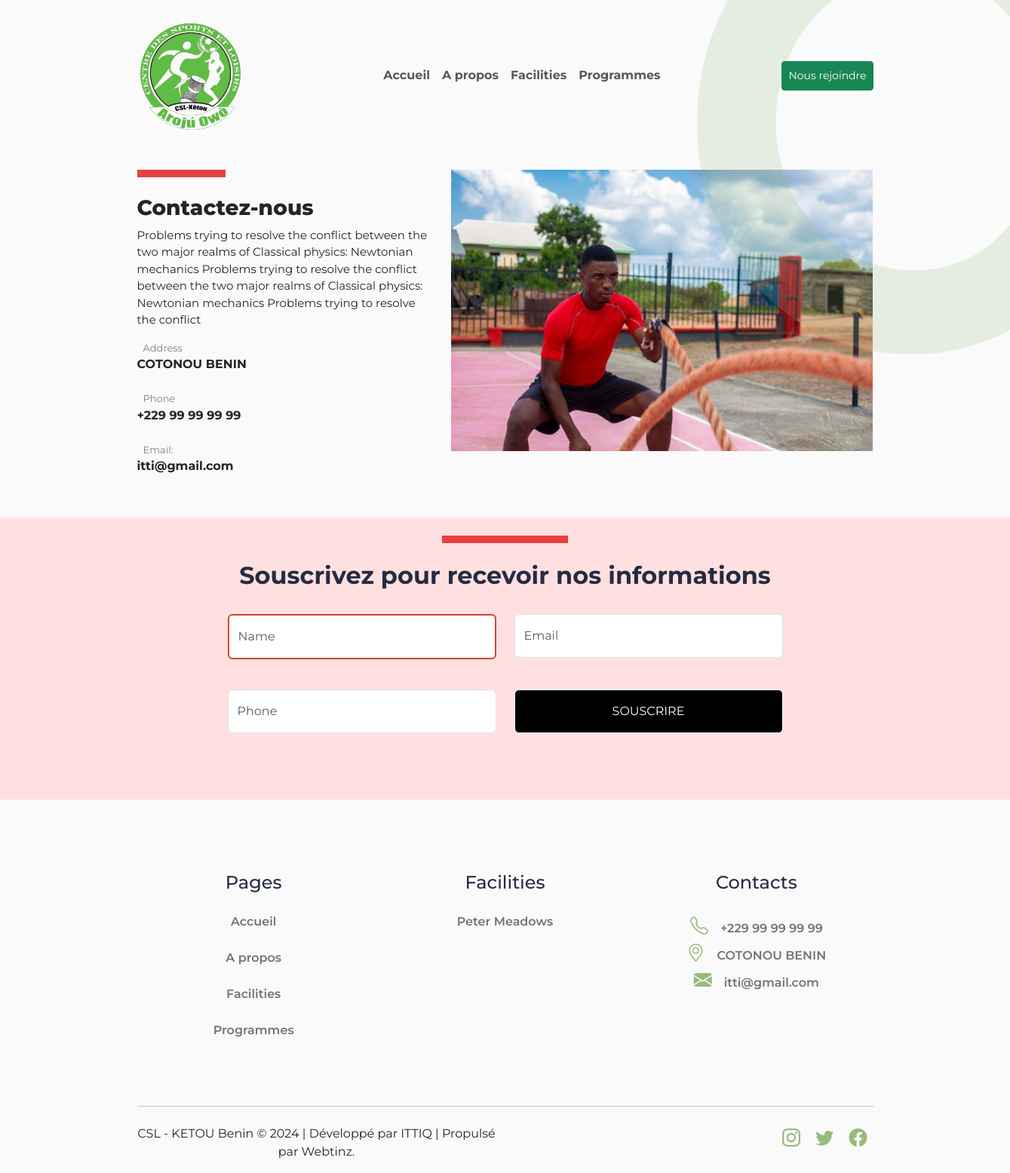
The page /contact.php on the database its author committed.
### tables this page shows
CREATE TABLE `content_text_management` (
  `id` bigint(20) NOT NULL,
  `name` varchar(255) NOT NULL,
  `content_fr` text DEFAULT NULL,
  `content_en` text DEFAULT NULL
);

CREATE TABLE `content_image_management` (
  `id` bigint(20) NOT NULL,
  `name` varchar(255) NOT NULL,
  `path` text NOT NULL,
  `type` text NOT NULL
);

CREATE TABLE `activities` (
  `id` int(11) NOT NULL,
  `name` varchar(255) NOT NULL,
  `description` text NOT NULL,
  `little_title` varchar(255) NOT NULL,
  `image` varchar(255) NOT NULL,
  `created_at` timestamp NOT NULL DEFAULT current_timestamp(),
  `updated_at` timestamp NOT NULL DEFAULT current_timestamp() ON UPDATE current_timestamp()
);

### contact.php (the view, shortened to what this page needs)
<!DOCTYPE html>
<html lang="en">
<head>
    <?php
        include('./includes/head.php') ;
    ?>
    <link rel="stylesheet" href="./contact.css">
    <link rel="stylesheet" href="./index.css">
    <link rel="stylesheet" href="https://unpkg.com/aos@next/dist/aos.css" />
</head>
<body>
    <?php
        include('./includes/header.php') ;
    ?>
    <br>
    <section class="container-lg">
        <div class="row">
            <div class="col-12 col-md-5 mb-3 order-2 order-md-1 align-self-center">
                <span style="display: block; width: 30%; border: 5px solid #E74040;"></span>
                <br>
                <h3 style="font-weight: 800;"><?= $bddContentTexts['contactez_nous_titre']['content_fr'] ?? "Contactez-nous" ?> </h3>
                <p class="mt-2" style="font-size: 15px;">
                    <?= $bddContentTexts['contactez_nous_description']['content_fr'] ?? "Problems trying to resolve the conflict between
                    the two major realms of Classical physics:
                    <br>
                    Newtonian mechanics Problems trying to resolve the conflict between
                    the two major realms of Classical physics:
                    <br>
                    Newtonian mechanics Problems trying to resolve the conflict" ?>
                </p>
                <div class="d-flex flex-column mt-2">
                    <p class="ms-2" style="font-size: 13px; color: #808080;"><?= $bddContentTexts['adresse_titre']['content_fr'] ?? "Address" ?></p>
                    <p style="margin-top: -1rem;"><strong><?= $bddContentTexts['adresse_description']['content_fr'] ?? "COTONOU BENIN" ?></strong></p>
                </div>
                <div class="d-flex flex-column mt-2">
                    <p class="ms-2" style="font-size: 13px; color: #808080;"><?= $bddContentTexts['phone_titre']['content_fr'] ?? "Phone" ?></p>
                    <p style="margin-top: -1rem;"><strong><?= $bddContentTexts['phone_content']['content_fr'] ?? "+229 99 99 99 99" ?> </strong></p>
                </div>
                <div class="d-flex flex-column mt-2">
                    <p class="ms-2" style="font-size: 13px; color: #808080;"><?= $bddContentTexts['email_titre']['content_fr'] ?? "Email" ?>:</p>
                    <p style="margin-top: -1rem;"><strong><?= $bddContentTexts['email_description']['content_fr'] ?? "itti@gmail.com" ?></strong></p>
                </div>
            </div>
            <div class="col-12 col-md-7 mb-3 order-1 order-md-2 ">
                <div class="flex-fill">
                    <img src="image/<?= $bddContentImages['contact_banner_image']['path'] ?? "[freepicdownloader.com]-men-with-battle-rope-battle-ropes-exercise-fitness-gym-crossfit-concept-gym-sport-rope-training-athlete-workout-normal.jpg" ?>" alt="" class="img-fluid w-100">
                </div>
            </div>
        </div>
    </section>
    <br>
    <section class="container-fluid p-4" style="background: #FFE0E0;">
        <div class="container">
            <div class="d-flex justify-content-center">
                <span style="display: block; width: 15%; border: 5px solid #E74040;"></span>
            </div>
            <br>
            <h2 class="text-center" style="color: #252B42; font-weight: 700;"><?= $bddContentTexts['soupscription_titre']['content_fr'] ?? "Souscrivez pour recevoir <br> nos informations" ?></h2>
            <br>
            <form action="" method="post">
                <div class="row justify-content-md-center">
                    <div class="col-12 col-md-4 mb-3">
                        <input name="name" type="text" class="form-control py-3" placeholder="Name" style="border: 2px solid #CD4631;">
                    </div>
                    <div class="col-12 col-md-4 mb-3">
                        <input name="email" type="email" class="form-control py-3" id="floatingInput" placeholder="Email">
                    </div>
                </div>
                <br>
                <div class="row justify-content-md-center">
                    <div class="col-12 col-md-4 mb-3">
                        <input name="phone" type="text" class="form-control py-3" placeholder="Phone">
                    </div>
                    <div class="col-12 col-md-4 mb-3">
                        <button type="submit" class="btn btn-dark w-100 py-3" style="border: 1px solid white; background: #000000;"><?= $bddContentTexts['souscrire_a_un_event_bouton_texte']['content_fr'] ?? "SOUSCRIRE" ?></button>
                    </div>
                </div>
            </form>
        </div>
        <br><br>
    </section>
    <br><br><br>
    <?php
        include('./includes/footer.php');
    ?>
</body>
</html>

### includes/header.php (shortened to what this page needs)
<?php
    require('./config/database.php');
    $sql = "SELECT * FROM content_text_management";
    $stmt = $pdo->query($sql);
    $bddContentTexts = [];
    while ($row = $stmt->fetch(PDO::FETCH_ASSOC)) {
        $bddContentTexts[$row['name']] = $row;
    }
    $sql2 = "SELECT * FROM content_image_management";
    $stmt2 = $pdo->query($sql2);
    $bddContentImages = [];
    while ($row = $stmt2->fetch(PDO::FETCH_ASSOC)) {
        $bddContentImages[$row['name']] = $row;
    }
?>
<section class="container-fluid p-3">
        <nav class="navbar navbar-expand-lg navbar-custom sor">
            <div class="container-lg">
                <a class="navbar-brand" href="#">
                    <img src="image/image_2024_11_20T09_52_44_168Z-removebg-preview.png" alt="" class="img-fluid log">
                </a>
                <div class="collapse navbar-collapse justify-content-center" id="navbarContent">
                    <ul class="navbar-nav mb-2 mb-lg-0">
                        <li class="nav-item">
                            <a class="nav-link" style="font-weight: 700;" href="index.php">
                                <?= $bddContentTexts['nav_link_1']['content_fr'] ?? "Acceuil" ?>
                            </a>
                        </li>
                        <li class="nav-item">
                            <a class="nav-link" style="font-weight: 700;" href="index.php#section2">
                                <?= $bddContentTexts['nav_link_2']['content_fr'] ?? "A propos" ?>
                            </a>
                        </li>
                        <li class="nav-item">
                            <a class="nav-link" style="font-weight: 700;" href="facilities.php">
                                <?= $bddContentTexts['nav_link_3']['content_fr'] ?? "Facilities" ?>
                            </a>
                        </li>
                        <li class="nav-item">
                            <a class="nav-link" style="font-weight: 700;" href="index.php#section3">
                                <?= $bddContentTexts['nav_link_4']['content_fr'] ?? "Programmes" ?>
                        </a>
                        </li>
                    </ul>
                </div>
                <div class="d-none d-lg-block">
                    <div class="d-flex">
                        <button class="btn btn-success btn-sm btn-white p-2 text-white"
                            onclick="window.location.href='contact.php'">
                                <?= $bddContentTexts['nav_link_5']['content_fr'] ?? "JOIN US" ?>
                            </button>
                    </div>
                </div>
            </div>
        </nav>
    </section>

### includes/footer.php (shortened to what this page needs)
<footer class="container-fluid">
        <div class="container-lg mt-4">
            <div class="row ">
                <div class="col-12 col-md-4 mb-3 text-center">
                    <h4 style="color: #252B42; margin-bottom: 25px;">
                        <?= $bddContentTexts['footer_first_menu_title']['content_fr'] ?? "Programmes" ?>
                    </h4>
                    <a class="mt-3" href="index.php"
                        style="color: #737373; text-decoration: none; font-weight: 600; font-size: 16px;">
                            <?= $bddContentTexts['nav_link_1']['content_fr'] ?? "Accueil" ?>
                        </a>
                    <br> <br>
                    <a class="mt-3" href="index.php#section2"
                        style="color: #737373; text-decoration: none; font-weight: 600; font-size: 16px;">
                        <?= $bddContentTexts['nav_link_2']['content_fr'] ?? "A propos" ?></a>
                    <br> <br>
                    <a class="mt-3" href="facilities.php"
                        style="color: #737373; text-decoration: none; font-weight: 600; font-size: 16px;">
                        <?= $bddContentTexts['nav_link_3']['content_fr'] ?? "Facilities" ?>
                    </a><br><br>
                    <a class="mt-3" href="index.php#section3"
                        style="color: #737373; text-decoration: none; font-weight: 600; font-size: 16px;">
                        <?= $bddContentTexts['nav_link_4']['content_fr'] ?? "Programmes" ?>
                    </a>
                </div>
                <div class="col-12 col-md-4 mb-3 text-center">
                    <h4 style="color: #252B42; margin-bottom: 25px;"> <?= $bddContentTexts['footer_second_menu_title']['content_fr'] ?? "Facilities" ?></h4>
                        <?php
                            $stmt = $pdo->query("SELECT * FROM activities LIMIT 5");
                            $activities = $stmt->fetchAll(PDO::FETCH_ASSOC);
                            foreach ($activities as $activity) {
                        ?>
                            <a class="mt-3" href="#" style="color: #737373; text-decoration: none; font-weight: 600; font-size: 16px;">
                                <?= $activity['name']?>
                            </a>
                            <br> <br>
                        <?php
                            }
                                ?>
                </div>
                <div class="col-12 col-md-4 mb-3 text-center">
                    <h4 style="color: #252B42; margin-bottom: 25px;"><?= $bddContentTexts['footer_third_menu_title']['content_fr'] ?? 'Contacts' ?></h4>
                    <a class="mt-3" href="#"
                        style="color: #737373; text-decoration: none; font-weight: 600; font-size: 16px;"><i
                            class="bi bi-telephone me-3" style="color: #96BB7C;"></i><?= $bddContentTexts['phone_content']['content_fr'] ?? '+229 90 00 00 00'  ?> </a> </a>
                    <br>
                    <a class="mt-3" href="#"
                        style="color: #737373; text-decoration: none; font-weight: 600; font-size: 16px;"> <i
                            class="bi bi-geo-alt me-3" style="color: #96BB7C;"></i><?= $bddContentTexts['adresse_description']['content_fr'] ?? 'Ketou, Quartier Jack'  ?> </a>
                    <br>
                    <a class="mt-3" href="#"
                        style="color: #737373; text-decoration: none; font-weight: 600; font-size: 16px;"> <i
                            class="bi bi-envelope-fill me-3" style="color: #96BB7C;"></i><?= $bddContentTexts['email_description']['content_fr'] ?? 'cslketou@gmail.com'  ?> </a> </a>
                </div>
            </div>
            <br><br>
            <hr class="my-4">
            <div class="row text-center">
                <div class="col-md-6">
                    <p>CSL - KETOU Benin © 2024 | Développé par ITTIQ | Propulsé par Webtinz.</p>
                </div>
                <div class="col-md-6 lox">
                    <a href="#" style="color: #96BB7C;"><i class="bi bi-instagram mx-2"></i></a>
                    <a href="#" style="color: #96BB7C;"><i class="bi bi-twitter mx-2"></i></a>
                    <a href="#" style="color: #96BB7C;"><i class="bi bi-facebook mx-2"></i></a>
                </div>
            </div>
        </div>
    </footer>

### contact.css (style rules this page uses)
* { font-family: "Montserrat", sans-serif; }
body { background-color: #FAFAFA; }
.container-lg { max-width: 1000px; }
.bi { font-size: 1.5rem; }

### index.css (style rules this page uses)
* { font-family: "Montserrat", sans-serif; }
body { background-color: #FAFAFA; overflow-x: hidden; }
.sor { position: relative; z-index: 5; }
.container-lg { max-width: 1000px; }
html { scroll-behavior: smooth; }
.bi { font-size: 1.5rem; }
.log { width: 150px; object-fit: cover; }
.lox { text-align: end; }
.svv { position: absolute; right: 0; top: 0; opacity: 0.2; transform: scale(1.9); }

### rows shown on the page
content_text_management: content_fr "Accueil"
content_text_management: content_fr "A propos"
content_text_management: content_fr "Facilities"
content_text_management: content_fr "Programmes"
content_text_management: content_fr "Nous rejoindre"
content_text_management: content_fr "Contactez-nous"
content_text_management: content_fr "Problems trying to resolve the conflict between the two major realms of Classical physics: Newtonian mechanics Problems trying to resolve the conflict between the two major realms of Classical physics: Newtonian mechanics Problems trying to resolve the conflict"
content_text_management: content_fr "Address"
content_text_management: content_fr "COTONOU BENIN"
content_text_management: content_fr "Phone"
content_text_management: content_fr "+229 99 99 99 99"
content_text_management: content_fr "Email"
content_text_management: content_fr "itti@gmail.com"
content_image_management: path (picture)
content_text_management: content_fr "Souscrivez pour recevoir nos informations"
content_text_management: content_fr "SOUSCRIRE"
content_text_management: content_fr "Pages"
content_text_management: content_fr "Facilities"
activities: name "Peter Meadows"
content_text_management: content_fr "Contacts"
